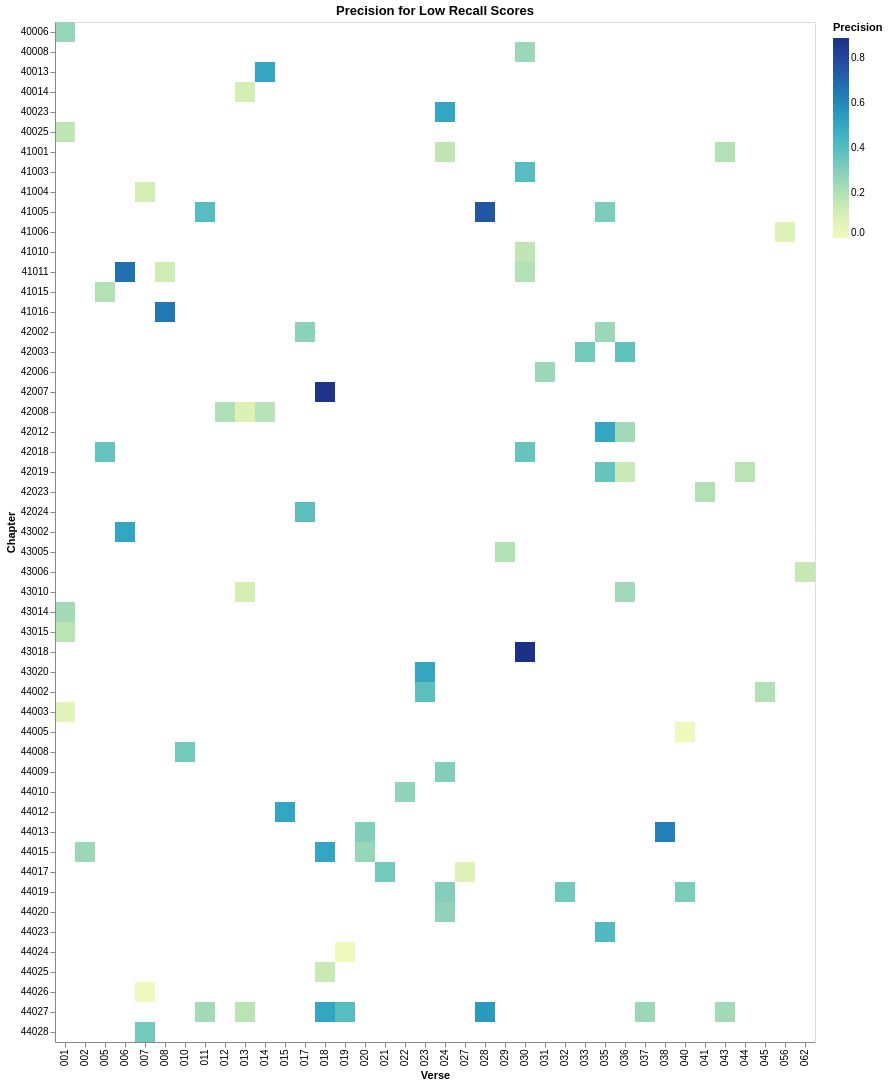

This figure's notebook cell:
### Markdown cell above
## Verses with Low Recall Scores

If precision is high and recall is low, the aligner is failing to generate enough hypotheses. How come?

### Code cell
# subset of verses with low recall scores
lowrecall = source[source.Recall < 0.2]
alt.Chart(lowrecall, title="Precision for Low Recall Scores").mark_rect().encode(
    x='Verse:O',
    y='Chapter:O',
    color='Precision:Q',
    tooltip=['Reference', 'Identifier', 'F1', 'Precision', 'Recall']
)

### Figure 1 — Vega-Lite specification as saved in the notebook (floating-point values rounded to 4 significant figures)
{"config": {"view": {"continuousWidth": 300, "continuousHeight": 300}}, "data": {"name": "data-382e59eaa3ba7a957040de9ea74c4dd9"}, "mark": {"type": "rect"}, "encoding": {"color": {"field": "Precision", "type": "quantitative"}, "tooltip": [{"field": "Reference", "type": "nominal"}, {"field": "Identifier", "type": "nominal"}, {"field": "F1", "type": "quantitative"}, {"field": "Precision", "type": "quantitative"}, {"field": "Recall", "type": "quantitative"}], "x": {"field": "Verse", "type": "ordinal"}, "y": {"field": "Chapter", "type": "ordinal"}}, "title": "Precision for Low Recall Scores", "$schema": "https://vega.github.io/schema/vega-lite/v5.20.1.json", "datasets": {"data-382e59eaa3ba7a957040de9ea74c4dd9": [{"Identifier": "40006001", "Verse": "001", "Chapter": "40006", "Book": "40", "Reference": "MAT 6:1", "AER": 0.739, "F1": 0.197, "Precision": 0.261, "Recall": 0.158}, {"Identifier": "40008030", "Verse": "030", "Chapter": "40008", "Book": "40", "Reference": "MAT 8:30", "AER": 0.75, "F1": 0.1, "Precision": 0.25, "Recall": 0.062}, {"Identifier": "40013014", "Verse": "014", "Chapter": "40013", "Book": "40", "Reference": "MAT 13:14", "AER": 0.5, "F1": 0.28, "Precision": 0.5, "Recall": 0.194}, {"Identifier": "40014013", "Verse": "013", "Chapter": "40014", "Book": "40", "Reference": "MAT 14:13", "AER": 0.889, "F1": 0.08, "Precision": 0.111, "Recall": 0.062}, {"Identifier": "40023024", "Verse": "024", "Chapter": "40023", "Book": "40", "Reference": "MAT 23:24", "AER": 0.5, "F1": 0.25, "Precision": 0.5, "Recall": 0.167}, {"Identifier": "40025001", "Verse": "001", "Chapter": "40025", "Book": "40", "Reference": "MAT 25:1", "AER": 0.833, "F1": 0.146, "Precision": 0.167, "Recall": 0.13}, {"Identifier": "41001024", "Verse": "024", "Chapter": "41001", "Book": "41", "Reference": "MRK 1:24", "AER": 0.833, "F1": 0.14, "Precision": 0.167, "Recall": 0.12}, {"Identifier": "41001043", "Verse": "043", "Chapter": "41001", "Book": "41", "Reference": "MRK 1:43", "AER": 0.8, "F1": 0.071, "Precision": 0.2, "Recall": 0.043}, {"Identifier": "41003030", "Verse": "030", "Chapter": "41003", "Book": "41", "Reference": "MRK 3:30", "AER": 0.6, "F1": 0.222, "Precision": 0.4, "Recall": 0.154}, {"Identifier": "41004007", "Verse": "007", "Chapter": "41004", "Book": "41", "Reference": "MRK 4:7", "AER": 0.889, "F1": 0.077, "Precision": 0.111, "Recall": 0.059}, {"Identifier": "41005011", "Verse": "011", "Chapter": "41005", "Book": "41", "Reference": "MRK 5:11", "AER": 0.6, "F1": 0.235, "Precision": 0.4, "Recall": 0.167}, {"Identifier": "41005028", "Verse": "028", "Chapter": "41005", "Book": "41", "Reference": "MRK 5:28", "AER": 0.25, "F1": 0.3, "Precision": 0.75, "Recall": 0.188}, {"Identifier": "41005035", "Verse": "035", "Chapter": "41005", "Book": "41", "Reference": "MRK 5:35", "AER": 0.684, "F1": 0.231, "Precision": 0.316, "Recall": 0.182}, {"Identifier": "41006056", "Verse": "056", "Chapter": "41006", "Book": "41", "Reference": "MRK 6:56", "AER": 0.923, "F1": 0.063, "Precision": 0.077, "Recall": 0.054}, {"Identifier": "41010030", "Verse": "030", "Chapter": "41010", "Book": "41", "Reference": "MRK 10:30", "AER": 0.833, "F1": 0.152, "Precision": 0.167, "Recall": 0.139}, {"Identifier": "41011006", "Verse": "006", "Chapter": "41011", "Book": "41", "Reference": "MRK 11:6", "AER": 0.333, "F1": 0.286, "Precision": 0.667, "Recall": 0.182}, {"Identifier": "41011008", "Verse": "008", "Chapter": "41011", "Book": "41", "Reference": "MRK 11:8", "AER": 0.875, "F1": 0.111, "Precision": 0.125, "Recall": 0.1}, {"Identifier": "41011030", "Verse": "030", "Chapter": "41011", "Book": "41", "Reference": "MRK 11:30", "AER": 0.8, "F1": 0.19, "Precision": 0.2, "Recall": 0.182}, {"Identifier": "41015005", "Verse": "005", "Chapter": "41015", "Book": "41", "Reference": "MRK 15:5", "AER": 0.8, "F1": 0.091, "Precision": 0.2, "Recall": 0.059}, {"Identifier": "41016008", "Verse": "008", "Chapter": "41016", "Book": "41", "Reference": "MRK 16:8", "AER": 0.35, "F1": 0.166, "Precision": 0.65, "Recall": 0.095}, {"Identifier": "42002017", "Verse": "017", "Chapter": "42002", "Book": "42", "Reference": "LUK 2:17", "AER": 0.714, "F1": 0.148, "Precision": 0.286, "Recall": 0.1}, {"Identifier": "42002035", "Verse": "035", "Chapter": "42002", "Book": "42", "Reference": "LUK 2:35", "AER": 0.75, "F1": 0.182, "Precision": 0.25, "Recall": 0.143}, {"Identifier": "42003033", "Verse": "033", "Chapter": "42003", "Book": "42", "Reference": "LUK 3:33", "AER": 0.667, "F1": 0.182, "Precision": 0.333, "Recall": 0.125}, {"Identifier": "42003036", "Verse": "036", "Chapter": "42003", "Book": "42", "Reference": "LUK 3:36", "AER": 0.625, "F1": 0.214, "Precision": 0.375, "Recall": 0.15}, {"Identifier": "42006031", "Verse": "031", "Chapter": "42006", "Book": "42", "Reference": "LUK 6:31", "AER": 0.75, "F1": 0.211, "Precision": 0.25, "Recall": 0.182}, {"Identifier": "42007018", "Verse": "018", "Chapter": "42007", "Book": "42", "Reference": "LUK 7:18", "AER": 0.125, "F1": 0.237, "Precision": 0.875, "Recall": 0.137}, {"Identifier": "42008012", "Verse": "012", "Chapter": "42008", "Book": "42", "Reference": "LUK 8:12", "AER": 0.792, "F1": 0.172, "Precision": 0.208, "Recall": 0.147}, {"Identifier": "42008013", "Verse": "013", "Chapter": "42008", "Book": "42", "Reference": "LUK 8:13", "AER": 0.917, "F1": 0.068, "Precision": 0.083, "Recall": 0.057}, {"Identifier": "42008014", "Verse": "014", "Chapter": "42008", "Book": "42", "Reference": "LUK 8:14", "AER": 0.81, "F1": 0.133, "Precision": 0.19, "Recall": 0.103}, {"Identifier": "42012035", "Verse": "035", "Chapter": "42012", "Book": "42", "Reference": "LUK 12:35", "AER": 0.5, "F1": 0.182, "Precision": 0.5, "Recall": 0.111}, {"Identifier": "42012036", "Verse": "036", "Chapter": "42012", "Book": "42", "Reference": "LUK 12:36", "AER": 0.765, "F1": 0.163, "Precision": 0.235, "Recall": 0.125}, {"Identifier": "42018005", "Verse": "005", "Chapter": "42018", "Book": "42", "Reference": "LUK 18:5", "AER": 0.636, "F1": 0.138, "Precision": 0.364, "Recall": 0.085}, {"Identifier": "42018030", "Verse": "030", "Chapter": "42018", "Book": "42", "Reference": "LUK 18:30", "AER": 0.643, "F1": 0.227, "Precision": 0.357, "Recall": 0.167}, {"Identifier": "42019035", "Verse": "035", "Chapter": "42019", "Book": "42", "Reference": "LUK 19:35", "AER": 0.636, "F1": 0.211, "Precision": 0.364, "Recall": 0.148}, {"Identifier": "42019036", "Verse": "036", "Chapter": "42019", "Book": "42", "Reference": "LUK 19:36", "AER": 0.857, "F1": 0.105, "Precision": 0.143, "Recall": 0.083}, {"Identifier": "42019044", "Verse": "044", "Chapter": "42019", "Book": "42", "Reference": "LUK 19:44", "AER": 0.815, "F1": 0.143, "Precision": 0.185, "Recall": 0.116}, {"Identifier": "42023041", "Verse": "041", "Chapter": "42023", "Book": "42", "Reference": "LUK 23:41", "AER": 0.8, "F1": 0.138, "Precision": 0.2, "Recall": 0.105}, {"Identifier": "42024017", "Verse": "017", "Chapter": "42024", "Book": "42", "Reference": "LUK 24:17", "AER": 0.615, "F1": 0.156, "Precision": 0.385, "Recall": 0.098}, {"Identifier": "43002006", "Verse": "006", "Chapter": "43002", "Book": "43", "Reference": "JHN 2:6", "AER": 0.5, "F1": 0.255, "Precision": 0.5, "Recall": 0.171}, {"Identifier": "43005029", "Verse": "029", "Chapter": "43005", "Book": "43", "Reference": "JHN 5:29", "AER": 0.8, "F1": 0.154, "Precision": 0.2, "Recall": 0.125}, {"Identifier": "43006062", "Verse": "062", "Chapter": "43006", "Book": "43", "Reference": "JHN 6:62", "AER": 0.846, "F1": 0.133, "Precision": 0.154, "Recall": 0.118}, {"Identifier": "43010013", "Verse": "013", "Chapter": "43010", "Book": "43", "Reference": "JHN 10:13", "AER": 0.889, "F1": 0.069, "Precision": 0.111, "Recall": 0.05}, {"Identifier": "43010036", "Verse": "036", "Chapter": "43010", "Book": "43", "Reference": "JHN 10:36", "AER": 0.762, "F1": 0.192, "Precision": 0.238, "Recall": 0.161}, {"Identifier": "43014001", "Verse": "001", "Chapter": "43014", "Book": "43", "Reference": "JHN 14:1", "AER": 0.769, "F1": 0.207, "Precision": 0.231, "Recall": 0.188}, {"Identifier": "43015001", "Verse": "001", "Chapter": "43015", "Book": "43", "Reference": "JHN 15:1", "AER": 0.818, "F1": 0.16, "Precision": 0.182, "Recall": 0.143}, {"Identifier": "43018030", "Verse": "030", "Chapter": "43018", "Book": "43", "Reference": "JHN 18:30", "AER": 0.111, "F1": 0.291, "Precision": 0.889, "Recall": 0.174}, {"Identifier": "43020023", "Verse": "023", "Chapter": "43020", "Book": "43", "Reference": "JHN 20:23", "AER": 0.5, "F1": 0.276, "Precision": 0.5, "Recall": 0.19}, {"Identifier": "44002023", "Verse": "023", "Chapter": "44002", "Book": "44", "Reference": "ACT 2:23", "AER": 0.615, "F1": 0.238, "Precision": 0.385, "Recall": 0.172}, {"Identifier": "44002045", "Verse": "045", "Chapter": "44002", "Book": "44", "Reference": "ACT 2:45", "AER": 0.8, "F1": 0.114, "Precision": 0.2, "Recall": 0.08}, {"Identifier": "44003001", "Verse": "001", "Chapter": "44003", "Book": "44", "Reference": "ACT 3:1", "AER": 0.938, "F1": 0.057, "Precision": 0.062, "Recall": 0.053}, {"Identifier": "44005040", "Verse": "040", "Chapter": "44005", "Book": "44", "Reference": "ACT 5:40", "AER": 1.0, "F1": 0.0, "Precision": 0.0, "Recall": 0.0}, {"Identifier": "44008010", "Verse": "010", "Chapter": "44008", "Book": "44", "Reference": "ACT 8:10", "AER": 0.667, "F1": 0.222, "Precision": 0.333, "Recall": 0.167}, {"Identifier": "44009024", "Verse": "024", "Chapter": "44009", "Book": "44", "Reference": "ACT 9:24", "AER": 0.692, "F1": 0.235, "Precision": 0.308, "Recall": 0.19}, {"Identifier": "44010022", "Verse": "022", "Chapter": "44010", "Book": "44", "Reference": "ACT 10:22", "AER": 0.72, "F1": 0.182, "Precision": 0.28, "Recall": 0.135}, {"Identifier": "44012015", "Verse": "015", "Chapter": "44012", "Book": "44", "Reference": "ACT 12:15", "AER": 0.5, "F1": 0.278, "Precision": 0.5, "Recall": 0.192}, {"Identifier": "44013020", "Verse": "020", "Chapter": "44013", "Book": "44", "Reference": "ACT 13:20", "AER": 0.692, "F1": 0.222, "Precision": 0.308, "Recall": 0.174}, {"Identifier": "44013038", "Verse": "038", "Chapter": "44013", "Book": "44", "Reference": "ACT 13:38", "AER": 0.375, "F1": 0.294, "Precision": 0.625, "Recall": 0.192}, {"Identifier": "44015002", "Verse": "002", "Chapter": "44015", "Book": "44", "Reference": "ACT 15:2", "AER": 0.75, "F1": 0.203, "Precision": 0.25, "Recall": 0.171}, {"Identifier": "44015018", "Verse": "018", "Chapter": "44015", "Book": "44", "Reference": "ACT 15:18", "AER": 0.5, "F1": 0.25, "Precision": 0.5, "Recall": 0.167}, {"Identifier": "44015020", "Verse": "020", "Chapter": "44015", "Book": "44", "Reference": "ACT 15:20", "AER": 0.737, "F1": 0.222, "Precision": 0.263, "Recall": 0.192}, {"Identifier": "44017021", "Verse": "021", "Chapter": "44017", "Book": "44", "Reference": "ACT 17:21", "AER": 0.667, "F1": 0.242, "Precision": 0.333, "Recall": 0.19}, {"Identifier": "44017027", "Verse": "027", "Chapter": "44017", "Book": "44", "Reference": "ACT 17:27", "AER": 0.923, "F1": 0.048, "Precision": 0.077, "Recall": 0.034}, {"Identifier": "44019024", "Verse": "024", "Chapter": "44019", "Book": "44", "Reference": "ACT 19:24", "AER": 0.7, "F1": 0.2, "Precision": 0.3, "Recall": 0.15}, {"Identifier": "44019032", "Verse": "032", "Chapter": "44019", "Book": "44", "Reference": "ACT 19:32", "AER": 0.667, "F1": 0.178, "Precision": 0.333, "Recall": 0.121}, {"Identifier": "44019040", "Verse": "040", "Chapter": "44019", "Book": "44", "Reference": "ACT 19:40", "AER": 0.684, "F1": 0.182, "Precision": 0.316, "Recall": 0.128}, {"Identifier": "44020024", "Verse": "024", "Chapter": "44020", "Book": "44", "Reference": "ACT 20:24", "AER": 0.724, "F1": 0.229, "Precision": 0.276, "Recall": 0.195}, {"Identifier": "44023035", "Verse": "035", "Chapter": "44023", "Book": "44", "Reference": "ACT 23:35", "AER": 0.583, "F1": 0.25, "Precision": 0.417, "Recall": 0.179}, {"Identifier": "44024019", "Verse": "019", "Chapter": "44024", "Book": "44", "Reference": "ACT 24:19", "AER": 1.0, "F1": 0.0, "Precision": 0.0, "Recall": 0.0}, {"Identifier": "44025018", "Verse": "018", "Chapter": "44025", "Book": "44", "Reference": "ACT 25:18", "AER": 0.857, "F1": 0.05, "Precision": 0.143, "Recall": 0.03}, {"Identifier": "44026007", "Verse": "007", "Chapter": "44026", "Book": "44", "Reference": "ACT 26:7", "AER": 1.0, "F1": 0.0, "Precision": 0.0, "Recall": 0.0}, {"Identifier": "44027011", "Verse": "011", "Chapter": "44027", "Book": "44", "Reference": "ACT 27:11", "AER": 0.769, "F1": 0.176, "Precision": 0.231, "Recall": 0.143}, {"Identifier": "44027013", "Verse": "013", "Chapter": "44027", "Book": "44", "Reference": "ACT 27:13", "AER": 0.818, "F1": 0.108, "Precision": 0.182, "Recall": 0.077}, {"Identifier": "44027018", "Verse": "018", "Chapter": "44027", "Book": "44", "Reference": "ACT 27:18", "AER": 0.5, "F1": 0.273, "Precision": 0.5, "Recall": 0.188}, {"Identifier": "44027019", "Verse": "019", "Chapter": "44027", "Book": "44", "Reference": "ACT 27:19", "AER": 0.6, "F1": 0.2, "Precision": 0.4, "Recall": 0.133}, {"Identifier": "44027028", "Verse": "028", "Chapter": "44027", "Book": "44", "Reference": "ACT 27:28", "AER": 0.455, "F1": 0.279, "Precision": 0.545, "Recall": 0.188}, {"Identifier": "44027037", "Verse": "037", "Chapter": "44027", "Book": "44", "Reference": "ACT 27:37", "AER": 0.75, "F1": 0.118, "Precision": 0.25, "Recall": 0.077}, {"Identifier": "44027043", "Verse": "043", "Chapter": "44027", "Book": "44", "Reference": "ACT 27:43", "AER": 0.765, "F1": 0.186, "Precision": 0.235, "Recall": 0.154}, {"Identifier": "44028007", "Verse": "007", "Chapter": "44028", "Book": "44", "Reference": "ACT 28:7", "AER": 0.667, "F1": 0.227, "Precision": 0.333, "Recall": 0.172}]}}
